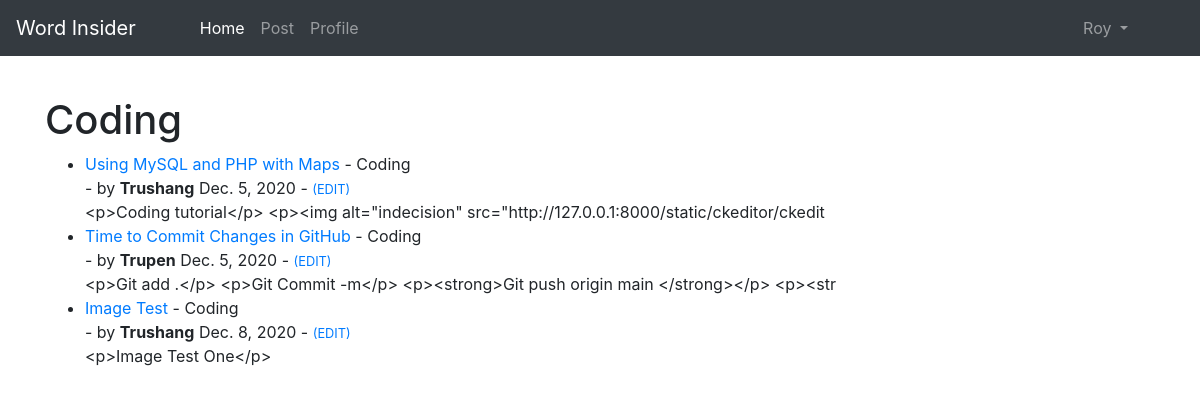
Page /category/coding/ (signed in) on the committed database.
### blog/models.py (models this page shows, shortened)
class Post(models.Model):
    title = models.CharField(max_length=255)
    header_image = models.ImageField(null=True,blank=True,upload_to="images/")
    title_tag = models.CharField(max_length=255)
    author = models.ForeignKey(User,on_delete=models.CASCADE)
    body = RichTextField(blank=True,null=True)
    pub_Date = models.DateField(auto_now_add=True)
    category = models.CharField(max_length=10,default='coding')
    likes = models.ManyToManyField(User,related_name='blog_posts')
    snippet = models.CharField(max_length=50)

### blog/views.py (the view)
# urls.py: path('category/<str:cats>/',CategoryView,name='category'),
def CategoryView(requests,cats):
    category_post = Post.objects.filter(category=cats.title().replace('-',' '))
    return render(requests,'categories.html',{'cats':cats.title().replace('-',' '),'category_post':category_post})

### blog/templates/categories.html (shortened to what this page needs)
{% extends 'base.html' %}
{% block content %}
    {% if category_post %}
<h1>{{ cats }}</h1>
    <ul>
    {% for post in category_post %}
        <li><a href="{%url 'article-detail' post.pk %}">{{ post.title }} </a> - {{ post.category }}<br> - by <strong>{{ post.author }}</strong> {{ post.pub_Date }}
            {% if user.is_authenticated %}
            - <small><a href="{% url 'update_post' post.pk %}">(EDIT)</a></small>
            {% endif %}
        <br>
        {{ post.body | slice:":100" }}
        </li>
    {% endfor %}
    </ul>
    {% else %}
        <h3>Sorry No Posts in {{ cats }} category yet.</h3>
    {% endif %}
{% endblock %}

### blog/templates/base.html (shortened to what this page needs)
<!doctype html>
<html lang="en">
  <head>
    <link rel="stylesheet" href="https://cdn.jsdelivr.net/npm/bootstrap@4.5.3/dist/css/bootstrap.min.css">
  </head>
  <div>
  <ul class="navbar navbar-expand-lg navbar-dark bg-dark">
  <a class="navbar-brand" href="{% url 'home' %}">Word Insider</a>
  <ul class="collapse navbar-collapse" id="navbarSupportedContent">
    <ul class="navbar-nav mr-auto">
    {% if user.is_authenticated %}
            <li class="nav-item active">
        <a class="nav-link" href="{% url 'home' %}">Home <span class="sr-only">(current)</span></a>
      </li>
      <li class="nav-item">
        <a class="nav-link" href="{% url 'add-post' %}">Post</a>
      </li>
        <li class="nav-item">
        <a class="nav-link" href="{% url 'edit_profile' %}">Profile</a>
      </li>
         </ul>
        <ul class="navbar-nav ml-auto pr-5">
      <li class="nav-item dropdown">
        <a class="nav-link dropdown-toggle" href="#" id="navbarDropdown" role="button" data-toggle="dropdown" aria-haspopup="true" aria-expanded="false">
          {{ user.username }}
        </a>
      </li>
        </ul>
  </ul>
    {% endif %}
</div>
  <br>
  <div class="container">
    {% block content %}
    {% endblock %}
  </div>
  </body>
</html>

### rows in the picture
Post: title "Using MySQL and PHP with Maps", category "Coding", author "Trushang", pub_Date "Dec. 5, 2020", body "<p>Coding tutorial</p> <p><img alt=\"indecision\" src=\"http://127.0.0.1:8000/static/ckeditor/ckedit"
Post: title "Time to Commit Changes in GitHub", category "Coding", author "Trupen", pub_Date "Dec. 5, 2020", body "<p>Git add .</p> <p>Git Commit -m</p> <p><strong>Git push origin main </strong></p> <p><str"
Post: title "Image Test", category "Coding", author "Trushang", pub_Date "Dec. 8, 2020", body "<p>Image Test One</p>"

### other values in the picture
{{ user.username }} "Roy"
{{ cats }} "Coding"
